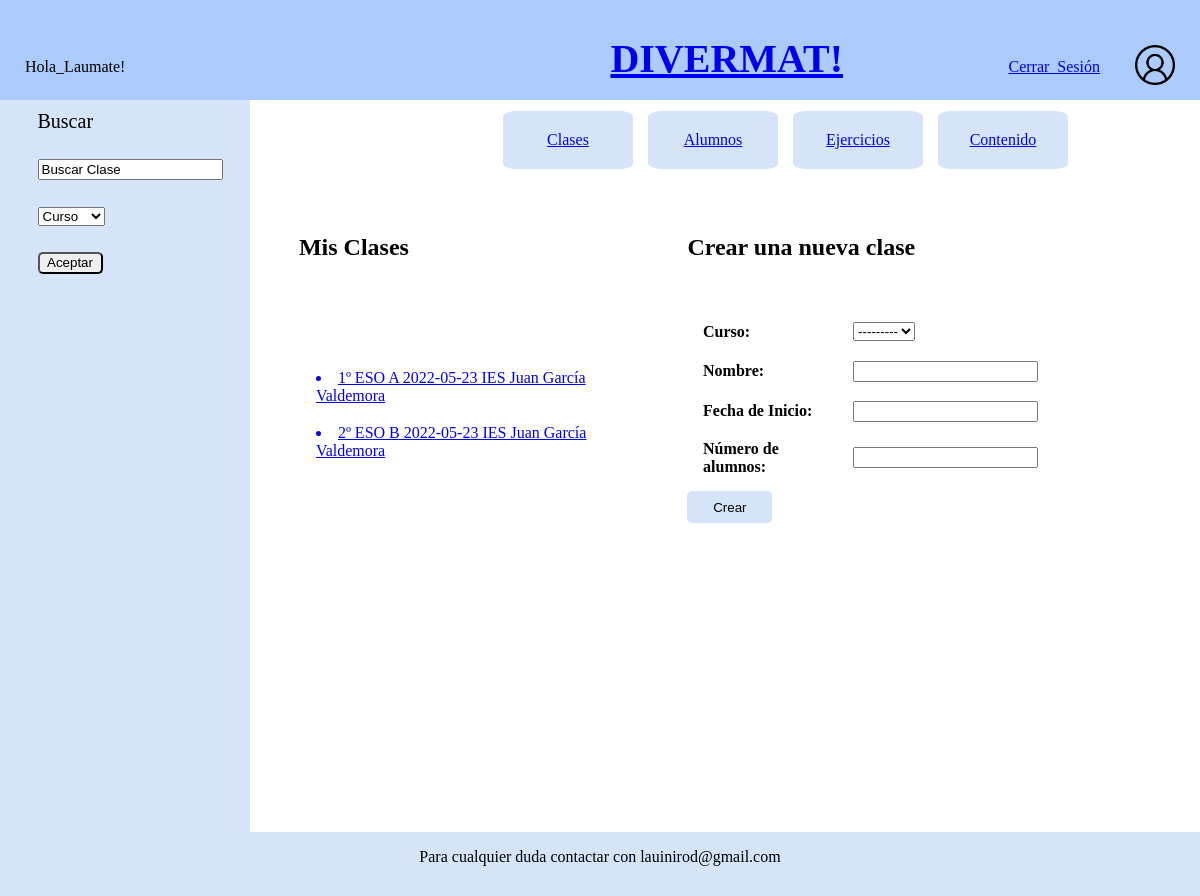
The app's page /divermat/clases (signed in), older data.
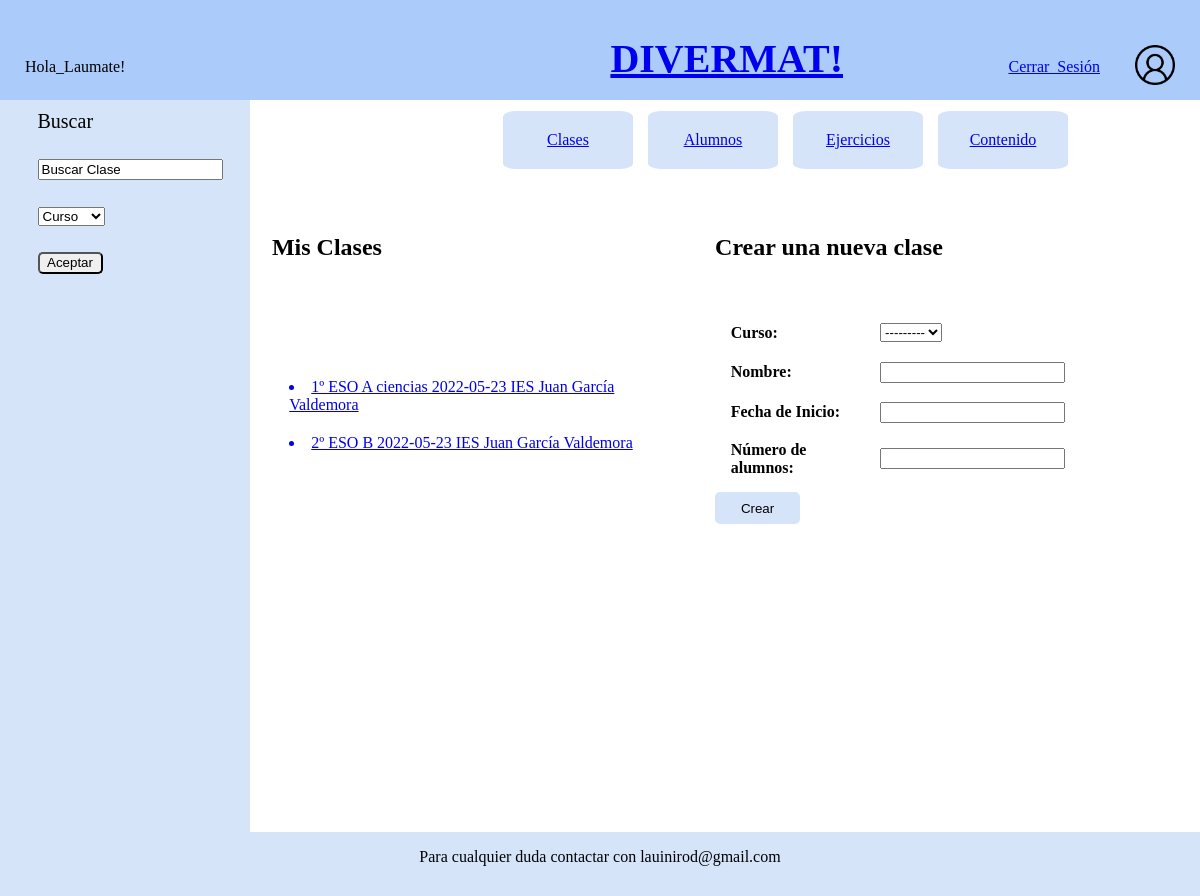
The same page, newer data.
### divermat/models.py (models this page shows)
class Clase(models.Model):
    curso = models.ForeignKey(Curso, on_delete=models.CASCADE,
                              default=None, null=True) #Hacerlo con choices valores 1 2 3 y 4 e internamente hacer la referencia
    nombre = models.CharField(max_length=15, default=None)
    centro = models.CharField(max_length=150, default=None)
    ano_academico = models.DateField()
    n_alumnos = models.IntegerField(default=None,null=True)
    profesor = models.ForeignKey(Profesor,
                                 on_delete=models.CASCADE,
                                 default=None, null=True)
    ejercicios = models.ManyToManyField(Ejercicio,
                                 default=None)#Lista con un dic que tenga los ids de los ejercicios asignados y lista alum hecho
    class Meta:
        ordering = ('ano_academico','curso', 'nombre', 'centro', )
    def __str__(self):
        return str(self.curso) + "º ESO " + self.nombre + " " + str(self.ano_academico) + " " + self.centro

class Curso(models.Model):
    curso = models.CharField(max_length=1, default=None)
    class Meta:
        ordering = ('curso', )
    def __str__(self):
        return self.curso

### divermat/views.py (the view, shortened to what this page needs)
# urls.py: url(r'clases', views.clases, name='clases'),
@login_required
def clases(request):
    content = {}
    content['fotos'] = Foto.objects.get(perfil=True)
    content['registro'] = False
    profesor = Profesor.objects.get(username=request.user)
    content['profesor'] = True
    content['alumno'] = False
    clasesProf = Clase.objects.filter(profesor=profesor)
    busqueda = request.GET.get('buscar', '')
    filtro = request.GET.get('curso', '')
    content['clases'] = []
    clases = []
    if busqueda and busqueda != "Buscar Clase":
        for c in clasesProf:
            if unidecode(busqueda.lower()) in unidecode(c.nombre.lower()) or unidecode(busqueda.lower()) in unidecode(str(c.centro).lower()):
                clases.append(c)
            elif unidecode(busqueda.lower()) in unidecode(str(c.curso).lower()) or unidecode(busqueda.lower()) in unidecode(str(c.ano_academico).lower()):
                clases.append(c)
    else:
        clases = clasesProf
    if filtro and filtro != "Curso":
        for c in clases:
            if str(c.curso)+"º ESO" == filtro:
                content['clases'].append(c)
    else:
        content['clases'] = clases
    form = NuevaClase(None,None)
    content['form'] = form
    request.method = 'GET'
    return render(request,'divermat/clases.html', context=content,)

### divermat/forms.py
class NuevaClase(forms.ModelForm):
    class Meta:
        model = Clase
        fields = (
            'curso',
            'nombre',
            'ano_academico',
            'n_alumnos',
        )
        labels = {
            'name': ('Nombre'),
            'curso': ('Curso'),
            'ano_academico':('Fecha de Inicio'),
            'n_alumnos':('Número de alumnos'),
        }

### templates/divermat/clases.html (shortened to what this page needs)
{% extends "divermat/base.html" %}
{% block body_block %}
<div class="flex-container">
    <table>
        <tr>
            <td>
                <h2>Mis Clases</h2>
            </td>
            <td>
                <h2>Crear una nueva clase</h2>
            </td>
        </tr>
        <tr>
            <td>
                <table>
                    {% for c in clases %}
                    <tr><td><a href="{% url 'clase' c.id %}"><li>{{c}}</li></a></td></tr>
                    {%endfor%}
                </table>
            </td>
            <td>
                <div>
                    <form id="NuevaClase" action="clases" method="POST">
                        <table>
                            {{form}}
                        </table>
                        <input class="boton" type="submit" value="Crear">
                    </form>
                </div>
            </td>
        </tr>
    </table>
</div>
<div class="lateral">
    <div class ="flex-container">
        <div class="medio">
            <a>Buscar</a></br></br>
            <form action="clases" method="GET">
                <div>
                    <input type="text" name="buscar" value="Buscar Clase"></br></br>
                    <div>
                        <select name="curso" value="Curso">
                            <option selected>Curso</option>
                        </select></br></br>
                    </div>
                    <input class="botonLateral" type="submit" value="Aceptar"></input>
                </div>
            </form>
        </div>
    </div>
</div>
{% endblock %}

Row changes from the older to the newer data that the page shows:
changed Clase: curso+nombre+ano_academico "1º ESO A 2022-05-23 IES Juan García Valdemora" → "1º ESO A ciencias 2022-05-23 IES Juan García Valdemora"
